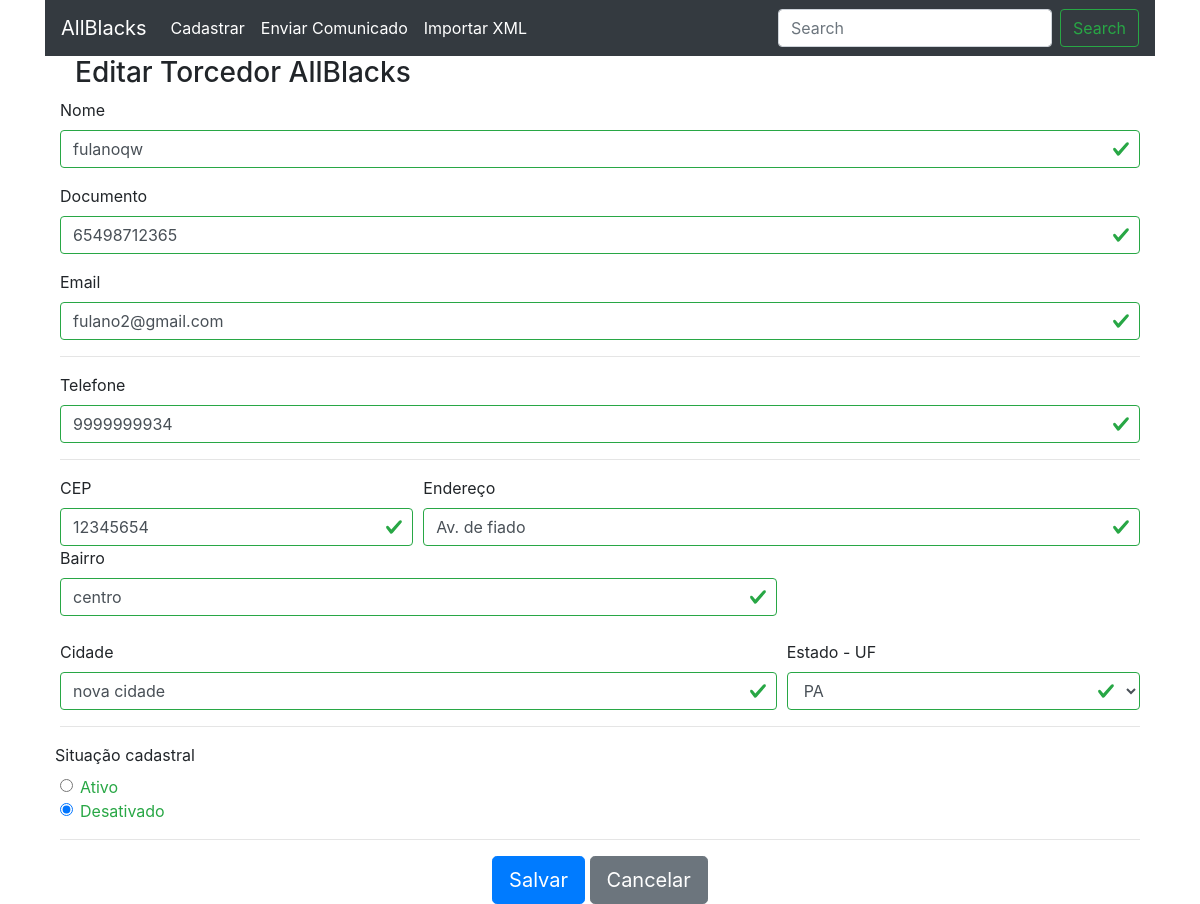
The app's page /editar.php?id=6 with its own data.
### tables this page shows
CREATE TABLE IF NOT EXISTS `torcedores` (
  `id` int(11) NOT NULL AUTO_INCREMENT,
  `nome` varchar(100) NOT NULL,
  `documento` varchar(11) NOT NULL,
  `email` varchar(50) DEFAULT NULL,
  `telefone` varchar(15) DEFAULT NULL,
  `cep` varchar(9) NOT NULL,
  `endereco` varchar(100) NOT NULL,
  `bairro` varchar(50) NOT NULL,
  `cidade` varchar(50) NOT NULL,
  `uf` varchar(2) NOT NULL,
  `ativo` enum('1','') DEFAULT NULL,
  PRIMARY KEY (`id`)
);

### editar.php (called while the page is built, shortened)
<?php
$torcedor = Torcedor::getTorcedor($_GET['id']);
include __DIR__.'/includes/header.php';
include __DIR__.'/includes/form.php';
include __DIR__.'/includes/footer.php';

### app/Db/Database.php (called while the page is built, shortened)
<?php
class Database{
    private $table;
    private $connection;
    public function __construct($table = null)
    {
        $this->table = $table;
    }
    private function setConnection(){
        try{
            $this->connection = new PDO('mysql:host='.self::HOST.';dbname='.self::DBNAME,self::USER,self::PASSWORD);
            $this->connection->setAttribute(PDO::ATTR_ERRMODE, PDO::ERRMODE_EXCEPTION);
        }catch(PDOException $e){
            die('ERROR: '.$e->getMessage());
        }
    }
    public function execute($query, $params = []){
        try{
            $statement = $this->connection->prepare($query);
            $statement->execute($params);
            return $statement;
        }catch(PDOException $e){
            die('ERROR: '.$e->getMessage());
        }
    }
    public function select($where = null, $order = null, $limit = null, $fields = '*'){
        $where = strlen($where) ? 'WHERE '.$where : '';
        $order = strlen($order) ? 'ORDER BY '.$order : '';
        $limit = strlen($limit) ? 'LIMIT '.$limit : '';
        $query = 'SELECT '.$fields.' FROM '.$this->table.' '.$where.' '.$order.' '.$limit;
        return $this->execute($query);
    }
}

### app/Entity/Torcedor.php (called while the page is built, shortened)
<?php
class Torcedor{
    public static function getTorcedor($id){
        return (new Database('torcedores'))->select('id = '.$id)
                                            ->fetchObject(self::class);
    }
}

### includes/form.php (the view, shortened to what this page needs)
<main>
    <section>
        <div class="container">
            <div class="container center">
                <h3><?= TITLE ?> AllBlacks</h3>
            </div>
            <form method="post" class="was-validated" novalidate>
                <div class="form-group">
                    <label for="nome">Nome</label>
                    <input type="text" class="form-control" id="nome" name="nome" value="<?= $torcedor->nome ?>" placeholder="Nome do torcedor" required>
                </div>
                <div class="form-group">
                    <label for="documento">Documento</label>
                    <input type="text" class="form-control" id="documento" name="documento" value="<?= $torcedor->documento ?>" placeholder="000.000.000-00" required>
                </div>
                <div class="form-group">
                    <label for="email">Email</label>
                    <input type="email" class="form-control" id="email" name="email" value="<?= $torcedor->email ?>" placeholder="name@example.com" required>
                </div>
                <hr>
                <div class="form-group">
                    <label for="telefone">Telefone</label>
                    <input type="text" class="form-control" name="telefone" id="telefone" value="<?= $torcedor->telefone ?>" placeholder="00000000" required>
                </div>
                <hr>
                <div class="form-row">
                    <div class="col-4">
                        <label for="cep">CEP</label>
                        <input type="text" class="form-control" name="cep" id="cep" value="<?= $torcedor->cep ?>" placeholder="00000-000" required>
                    </div>
                    <div class="col-8">
                        <label for="endereco">Endereço</label>
                        <input type="text" class="form-control" id="endereco" name="endereco" value="<?= $torcedor->endereco ?>" placeholder="Endereço do torcedor" required>
                    </div>
                    <div class="col-8">
                        <label for="bairro">Bairro</label>
                        <input type="text" class="form-control" id="endereco" name="bairro" value="<?= $torcedor->bairro ?>" placeholder="Bairro do torcedor" required>
                    </div>
                </div>
                <br>
                <div class="form-row">
                    <div class="col-8">
                        <label for="cidade">Cidade</label>
                        <input type="text" class="form-control" name="cidade" placeholder id="cidade" value="<?= $torcedor->cidade ?>" placeholder="Cidade do torcedor" required>
                    </div>
                    <div class="col-4">
                        <label for="uf">Estado - UF</label>
                        <select class="form-control" id="uf" name="uf" required>
                            <option value="<?= $torcedor->uf ?>"><?= $torcedor->uf ?></option>
                        </select>
                    </div>
                </div>
                <hr>
                <div class="form-group">
                    <div class="form-row">
                        <label for="email">Situação cadastral</label>
                    </div>
                    <div class="form-check">
                        <input class="form-check-input" type="radio" name="ativo" value="1" checked>
                        <label class="form-check-label">
                            Ativo
                        </label>
                    </div>
                    <div class="form-check">
                        <input class="form-check-input" type="radio" name="ativo" value="" <?= $torcedor->ativo == '' ? 'checked' : '' ?>>
                        <label class="form-check-label" for="gridRadios2">
                            Desativado
                        </label>
                    </div>
                </div>
                <hr>
                <div class="text-center">
                    <button type="submit" class="btn btn-primary btn-lg">Salvar</button>
                    <button href="index.html" class="btn btn-secondary btn-lg">Cancelar</button>
                </div>
            </form>
        </div>
        </div>

### records on screen
torcedores: nome "fulanoqw", documento "65498712365", email "fulano2@gmail.com", telefone "9999999934", cep "12345654", endereco "Av. de fiado", bairro "centro", cidade "nova cidade", uf "PA", ativo "☑"

### other values on screen
TITLE "Editar Torcedor"
